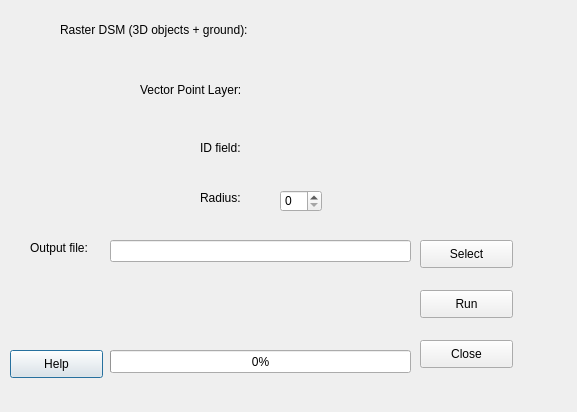
<?xml version="1.0" encoding="UTF-8"?>
<ui version="4.0">
 <class>UAVPreparerDialogBase</class>
 <widget class="QDialog" name="UAVPreparerDialogBase">
  <property name="geometry">
   <rect>
    <x>0</x>
    <y>0</y>
    <width>577</width>
    <height>412</height>
   </rect>
  </property>
  <property name="windowTitle">
   <string>UAV Preparer</string>
  </property>
  <widget class="QPushButton" name="helpButton">
   <property name="geometry">
    <rect>
     <x>10</x>
     <y>350</y>
     <width>93</width>
     <height>28</height>
    </rect>
   </property>
   <property name="text">
    <string>Help</string>
   </property>
  </widget>
  <widget class="QPushButton" name="closeButton">
   <property name="geometry">
    <rect>
     <x>420</x>
     <y>340</y>
     <width>93</width>
     <height>28</height>
    </rect>
   </property>
   <property name="text">
    <string>Close</string>
   </property>
  </widget>
  <widget class="QPushButton" name="runButton">
   <property name="geometry">
    <rect>
     <x>420</x>
     <y>290</y>
     <width>93</width>
     <height>28</height>
    </rect>
   </property>
   <property name="text">
    <string>Run</string>
   </property>
  </widget>
  <widget class="QPushButton" name="selectButton">
   <property name="geometry">
    <rect>
     <x>420</x>
     <y>240</y>
     <width>93</width>
     <height>28</height>
    </rect>
   </property>
   <property name="text">
    <string>Select</string>
   </property>
  </widget>
  <widget class="QWidget" name="widgetDSM" native="true">
   <property name="geometry">
    <rect>
     <x>280</x>
     <y>20</y>
     <width>241</width>
     <height>31</height>
    </rect>
   </property>
  </widget>
  <widget class="QWidget" name="widgetPointLayer" native="true">
   <property name="geometry">
    <rect>
     <x>280</x>
     <y>80</y>
     <width>241</width>
     <height>31</height>
    </rect>
   </property>
  </widget>
  <widget class="QWidget" name="widgetField" native="true">
   <property name="geometry">
    <rect>
     <x>280</x>
     <y>140</y>
     <width>241</width>
     <height>31</height>
    </rect>
   </property>
  </widget>
  <widget class="QProgressBar" name="progressBar">
   <property name="geometry">
    <rect>
     <x>110</x>
     <y>350</y>
     <width>301</width>
     <height>23</height>
    </rect>
   </property>
   <property name="value">
    <number>0</number>
   </property>
  </widget>
  <widget class="QLabel" name="raster">
   <property name="geometry">
    <rect>
     <x>60</x>
     <y>20</y>
     <width>201</width>
     <height>20</height>
    </rect>
   </property>
   <property name="text">
    <string>Raster DSM (3D objects + ground):</string>
   </property>
  </widget>
  <widget class="QLabel" name="point">
   <property name="geometry">
    <rect>
     <x>140</x>
     <y>80</y>
     <width>121</width>
     <height>20</height>
    </rect>
   </property>
   <property name="text">
    <string>Vector Point Layer:</string>
   </property>
  </widget>
  <widget class="QLabel" name="ID">
   <property name="geometry">
    <rect>
     <x>200</x>
     <y>140</y>
     <width>55</width>
     <height>16</height>
    </rect>
   </property>
   <property name="text">
    <string>ID field:</string>
   </property>
  </widget>
  <widget class="QLineEdit" name="textout">
   <property name="geometry">
    <rect>
     <x>110</x>
     <y>240</y>
     <width>301</width>
     <height>22</height>
    </rect>
   </property>
  </widget>
  <widget class="QLabel" name="outputLabel">
   <property name="geometry">
    <rect>
     <x>30</x>
     <y>240</y>
     <width>71</width>
     <height>16</height>
    </rect>
   </property>
   <property name="text">
    <string>Output file:</string>
   </property>
  </widget>
  <widget class="QLabel" name="RadiusLabel">
   <property name="geometry">
    <rect>
     <x>200</x>
     <y>190</y>
     <width>55</width>
     <height>16</height>
    </rect>
   </property>
   <property name="text">
    <string>Radius:</string>
   </property>
  </widget>
  <widget class="QSpinBox" name="spinBox">
   <property name="geometry">
    <rect>
     <x>280</x>
     <y>190</y>
     <width>42</width>
     <height>22</height>
    </rect>
   </property>
  </widget>
 </widget>
 <resources/>
 <connections>
  <connection>
   <sender>closeButton</sender>
   <signal>clicked()</signal>
   <receiver>UAVPreparerDialogBase</receiver>
   <slot>accept()</slot>
   <hints>
    <hint type="sourcelabel">
     <x>476</x>
     <y>313</y>
    </hint>
    <hint type="destinationlabel">
     <x>279</x>
     <y>181</y>
    </hint>
   </hints>
  </connection>
 </connections>
</ui>
